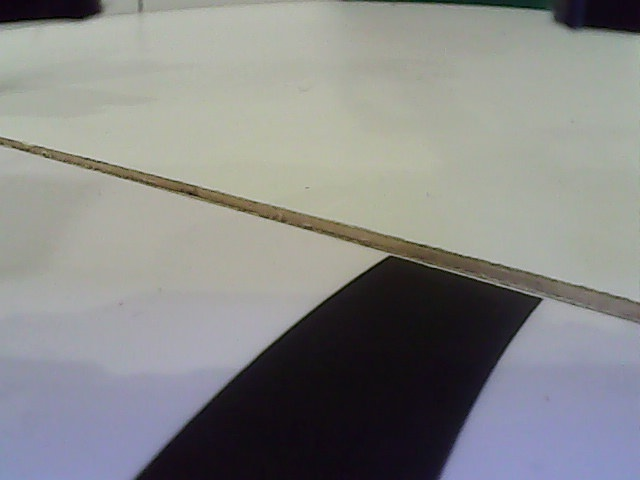
#> input picture old_bawty_sg/hsvcalibimagecurvelinegap.jpg, 640 x 480 px, given in place of the camera
$ python lt.py
#> lines starting #> are read from the running program, lines starting #| are printed output that depends on the picture; after the words box and inside, x2 and y2 are one past the last pixel; in counts of white or black regions, pixels touching at a corner belong together
### old_bawty_sg/MultiThread.py
import cv2
from threading import Thread

class WebcamStream:

    def __init__(self, stream_id = 0):
#> called with stream_id = 0
        self.stream_id = stream_id
        print(self.stream_id)
        self.vcap = cv2.VideoCapture(self.stream_id)
        self.vcap.set(cv2.CAP_PROP_FOURCC, cv2.VideoWriter_fourcc('M', 'J', 'P', 'G'))
        # assert self.vcap.isOpened()

        if self.vcap.isOpened() is False:
            print('[Exiting]: Error accessing webcam stream. (MultiThread)')
            exit(0)

        #print fps
        # fps_input_stream = int(self.vcap.get(5))
        # print('FPS of input stream:', fps_input_stream)

        #reading a single frame from vcap stream for initialisation
        self.grabbed, self.frame = self.vcap.read()
#> self.frame is the input picture: shape (480, 640, 3); mean B, G, R 135.4, 136.4, 135.6
        if self.grabbed is False:
            print('[Exiting]: No more frames to read. (MultiThread)')
            exit(0)
        #self.stopped is initialised to False
        self.stopped = True
        #thread instantiation
        self.t = Thread(target=self.update, args=())
        self.t.daemon = True #daemon threads run in the background

    def start(self):
        self.stopped = False
        self.t.start()

    def update(self):
        while True:
            if self.stopped is True:
                break
            self.grabbed, self.frame = self.vcap.read()
            if self.grabbed is False:
                print('[Exiting]: No more frames to read. (MultiThread)')
                self.stopped = True
                break
        self.vcap.release()

    def read(self):
        return self.frame

    def stop(self):
        self.stopped = True

### old_bawty_sg/lt.py
import cv2
from MultiThread import WebcamStream
import serial
import numpy as np
# import struct
# from time import sleep
import math
import enum

#* CAMERA
lt_stream = WebcamStream(stream_id = 0)
lt_stream.start()
lt_frame = lt_stream.read()
width, height_org = lt_frame.shape[1], lt_frame.shape[0]
#> width = 640; height_org = 480
print("Line track camera width:", width, "Camera height:", height_org)
#| Line track camera width: 640 Camera height: 480

# cam_x = width/2 #-1 to bias robot to the right
# cam_y = height - 1
# print(f"Line track image centred on ({cam_x}, {cam_y})")

#* SERIAL
ser = serial.Serial("/dev/serial0", 9600)

#* COLOR CALIBRATION
# l_black = 0
u_black = 102

# ~ Real values
l_green = np.array([30, 50, 60], np.uint8)
u_green = np.array([85, 255, 255], np.uint8)
#~ My house's values
# l_green = np.array([70, 90, 80], np.uint8)
# u_green = np.array([96, 255, 255], np.uint8)

#~ Real values
l_blue = np.array([96, 170, 80], np.uint8)
u_blue = np.array([106, 245, 191], np.uint8)
#~ My house's values
# l_blue = np.array([96, 170, 80], np.uint8)
# u_blue = np.array([109, 245, 191], np.uint8)

l_red1 = np.array([0, 100, 80], np.uint8) #! untuned red values
u_red1 = np.array([15, 255, 255], np.uint8)
l_red2 = np.array([170, 100, 80], np.uint8)
u_red2 = np.array([180, 255, 255], np.uint8) #! 179 or 180?

#* CONSTANTS CALIBRATION
height = height_org
#> height = 480
centre_x = int(width/2)
#> centre_x = 320

#~ Linegap
crop_h_bw = 93
crop_h_bw_gap = 110
gap_check_h = 180
horizon_crop_h = 40

#~ GS
gs_roi_h = 310 #the crop height for gs
gs_bksampleoffset = 10 #offset sample above green squares
gs_bksampleh = 40
gs_minbkpct = 0.35 #! to be tuned
gs_minarea = 4000 #min pixels

#~ RK
b_minarea = 6000

#~ PID
rpm_setpt = 40
rpm = 40
kp = 1

#* IMAGE PROCESSING
x_com = np.tile(np.linspace(-1., 1., width), (height, 1)) #reps is (outside, inside)
y_com = np.array([[i] * width for i in np.linspace(1., 0, height)])
#^ Glenda's method:
#~ Powering x component with respect to y
# x_com_scale = ((1-y_com) ** 0.3)
# x_com *= x_com_scale
#^ Kenneth's method:
#~ Powering x component
x_com[:, :int(width/2)] *= -1
x_com = x_com ** 1
x_com[:, :int(width/2)] *= -1
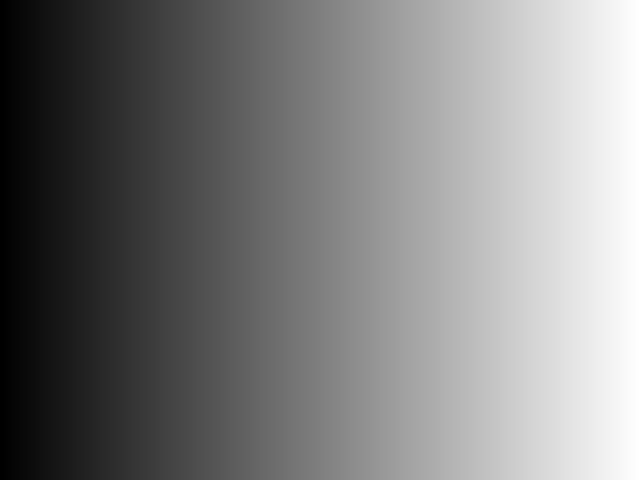
#> x_com: shape (480, 640) float64; min -1, max 1, mean 0; drawn with min black and max white
#~ Powering y component
# y_com = y_com ** 2

#~ Triangle mask
peak_triangle_gap = 0
peak_triangle_width = 60
triangle_margin = 20
mask_gap = np.zeros([height, width], dtype="uint8")
points = np.array([[triangle_margin, 0], [width-triangle_margin, 0], [int(width/2+peak_triangle_width), int(height-peak_triangle_gap)], [int(width/2-peak_triangle_width), int(height-peak_triangle_gap)]])
cv2.fillConvexPoly(mask_gap, points, 255)
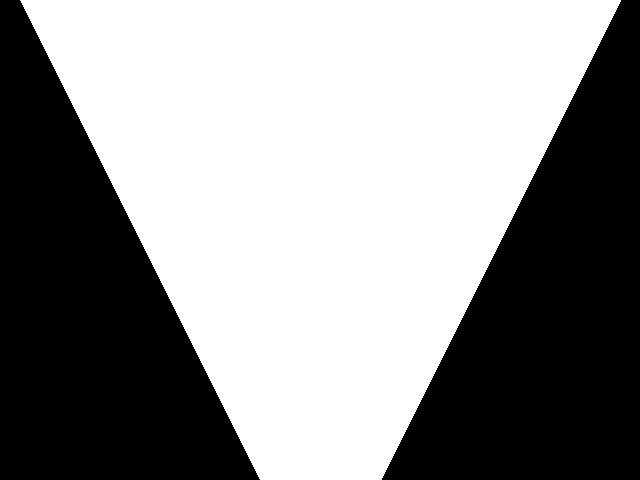
#> mask_gap: shape (480, 640); 56.5% white; 2 black regions, box (x1, y1, x2, y2) and area: (0, 0, 260, 480) 67200, (382, 0, 640, 480) 66480

gs_erode_kernel = np.ones((3, 3), np.uint8)

#* LOGIC SETUP
class Task(enum.Enum):
    EMPTY = 0
    LEFT_GREEN = 1
    RIGHT_GREEN = 2
    DOUBLE_GREEN = 3
    RED = 4
    TURN_LEFT = 5
    TURN_RIGHT = 6
    TURN_BLUE = 7
    BLUE = 8
    LINEGAP = 11

curr = Task.EMPTY
rotation = 0
see_line = 0
end_line_gap = 0

red_now = False
gs_now = False
blue_now = False

#* BEGIN LINETRACK LOOP ----------------------------------------------------------------------------------------------

while True:
    if lt_stream.stopped:
        break

    #* IMAGE SETUP

    frame_org = lt_stream.read()
    frame_org = cv2.flip(frame_org, 0)
    frame_org = cv2.flip(frame_org, 1)
    frame_gray = cv2.cvtColor(frame_org, cv2.COLOR_BGR2GRAY)
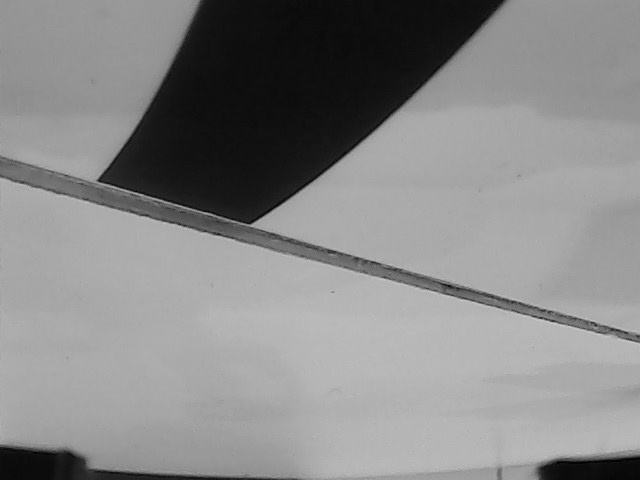
#> frame_gray: shape (480, 640); min 1, max 208, mean 136.1
    frame_hsv = cv2.cvtColor(frame_org, cv2.COLOR_BGR2HSV)
#> frame_hsv: shape (480, 640, 3); mean H, S, V 70.9, 36.2, 143.4

    mask_green = cv2.inRange(frame_hsv, l_green, u_green)
#> mask_green: shape (480, 640); 0.15% white in thin lines or dots, all inside (x1, y1, x2, y2) = (16, 128, 640, 480)
    mask_gs = mask_green.copy()
    mask_gs[:gs_roi_h, :] = 0
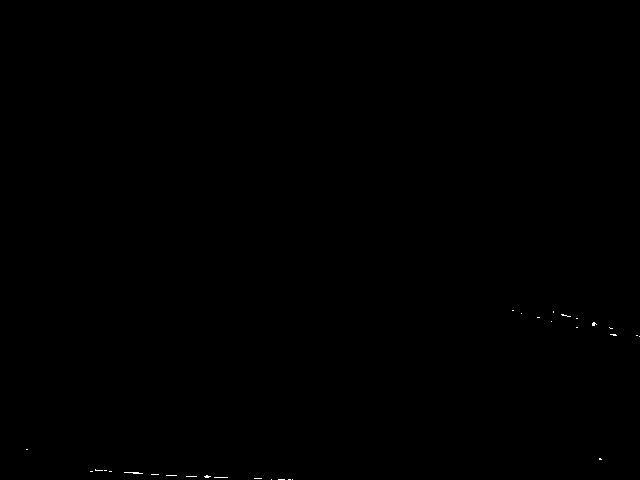
#> mask_gs: shape (480, 640); 0.06% white in thin lines or dots, all inside (x1, y1, x2, y2) = (26, 310, 640, 480)
    mask_gs = cv2.erode(mask_gs, gs_erode_kernel, iterations=1)
#> mask_gs: shape (480, 640); 0% white in thin lines or dots, all inside (x1, y1, x2, y2) = (593, 324, 594, 325)
    mask_gs = cv2.dilate(mask_gs, gs_erode_kernel, iterations=1)
#> mask_gs: shape (480, 640); 0% white in thin lines or dots, all inside (x1, y1, x2, y2) = (592, 323, 595, 326)
    gs_sum = np.sum(mask_gs)/255
#> gs_sum = 9
    # cv2.imshow("green square mask", frame_org[gs_roi_h:, :])
    # cv2.imshow("green square mask", mask_gs) #& debug green square mask
    # print("Green sum:", gs_sum) #& debug green min pixels

    mask_black_org = cv2.inRange(frame_gray, 0, u_black) - mask_green
    # cv2.imshow('black frame', black_mask) #& debug black mask
    # print(np.sum(mask_black), curr.name)

    mask_red1 = cv2.inRange(frame_hsv, l_red1, u_red1)
#> mask_red1: shape (480, 640); 0.02% white in thin lines or dots, all inside (x1, y1, x2, y2) = (213, 221, 570, 320)
    mask_red2 = cv2.inRange(frame_hsv, l_red2, u_red2)
#> mask_red2: shape (480, 640); every value is 0
    mask_red = mask_red1 + mask_red2
    red_sum = np.sum(mask_red) / 255
#> red_sum = 49
    # print("Red sum:", red_sum) #& debug red min area

    mask_blue = cv2.inRange(frame_hsv, l_blue, u_blue)
    mask_blue[:horizon_crop_h, :] = 0
    blue_sum = np.sum(mask_blue) / 255
#> blue_sum = 0
    # print("Blue sum:", blue_sum) #& debug blue min area

    #* RED LINE

    if red_sum > 60000:
        red_now = True
        curr = Task.RED
        rpm = 0
        rotation = 0
    elif red_now == True:
        red_now = False
        rpm = rpm_setpt
        rotation = 0

    #* JUST FOUND GREEN SQUARE PREVIOUSLY

    #~ Turn while still seeing green
    elif gs_now and gs_sum < 5:
        gs_now = False

    #* GREEN SQUARES

    #~ Test for sufficient green in frame
    elif not gs_now and gs_sum > gs_minarea:

        #~ Find y position of green
        green_row = np.amax(mask_gs, axis=1)
        g_indices_v = np.where(green_row==255) #v for vertical
        # gs_top = g_indices_v[0][0]
        gs_bot = g_indices_v[0][-1]
        # cv2.imshow("Green bounding box", frame_org[gs_top:, gs_left:gs_right]) #& debug green bounds

        #~ Wait for green to reach last 5 pixels
        if gs_bot > 475:

            #~ Find x positions of green
            green_col = np.amax(mask_gs, axis=0)
            g_indices_h = np.where(green_col==255) #h for horizontal
            gs_left = g_indices_h[0][0]
            gs_right = g_indices_h[0][-1]
            # print("left:", gs_left, "right:", gs_right)

            #~ Test if below or above line
            gs_bkabove = mask_black_org[gs_roi_h - gs_bksampleoffset - gs_bksampleh : gs_roi_h - gs_bksampleoffset, gs_left : gs_right]
            gs_bkpct = np.sum(gs_bkabove) / 255 / gs_bksampleh / (gs_right - gs_left)
            # print("Percentage of black above green:", gs_bkpct) #& debug green's black
            # cv2.imshow("black area above green square", gs_bkabove)
            # cv2.imshow("black area above green in orig frame", frame_org[gs_top - gs_bksampleoffset - gs_bksampleh : gs_top - gs_bksampleoffset, gs_left : gs_right])

            #~ GREEM SQUARE FOUND
            if gs_bkpct > gs_minbkpct:

                #~ Find x position of green
                gs_centre = (gs_left + gs_right) / 2

                #~ Find x position of black
                gs_bkbeside = mask_black_org[gs_roi_h:, :]
                blackM = cv2.moments(gs_bkbeside)
                cx_black = int(blackM["m10"]/blackM["m00"]) if np.sum(gs_bkbeside) else 0 #theoretically divide by zero error should never happen
                # cv2.imshow("Black beside green squares", gs_bkbeside) #& debug green type triggered
                # print("Black x-centre:", cx_black)
                # print("Green x-centre:", gs_centre)

                #~ Identify type of green square
                if cx_black > gs_left and cx_black < gs_right and gs_sum > 35000:
                    curr = Task.DOUBLE_GREEN
                    gs_now = True
                elif cx_black > gs_centre:
                    curr = Task.LEFT_GREEN
                    gs_now = True
                elif cx_black < gs_centre:
                    curr = Task.RIGHT_GREEN
                    gs_now = True
                else:
                    print("ERROR: Green found but type indetermined")

    #* RESCUE KIT

    #~ Rescue kit spotted:
    if blue_sum >= b_minarea:
        blue_now = True
        if (curr.name != "BLUE"):
            curr = Task.TURN_BLUE

        #~ Find x and y positions of rescue kit
        blueM = cv2.moments(mask_blue)
        cx_blue = int(blueM["m10"] / blueM["m00"]) if np.sum(mask_blue) else 0
        cy_blue = int(blueM["m01"] / blueM["m00"]) if np.sum(mask_blue) else 0
        finalx = cx_blue - centre_x

        #~ If the block isn't centred
        if abs(finalx) >= 60: #^ DOM: not refined yet; consider doing abs(...) >= 100
            if cx_blue < centre_x: #if rescue kit is to the left of the centre of the frame
                rotation = -45 # fixed rotation of the bot
                rpm = 20
            elif cx_blue > centre_x: #to the right
                rotation = 45
                rpm = 20

        #~ Else if the block is (relatively) centred:
        else:
            curr = Task.BLUE

    #~ No longer sees the rescue kit
    elif blue_now and blue_sum < 2000:
        blue_now = False
        rpm = rpm_setpt

    #* LINETRACK

    if not gs_now and not red_now and not blue_now:

        #~ Obstacle see line
        obstacle_line_mask = mask_black_org.copy()
        obstacle_line_mask[:height-60, :] = 0
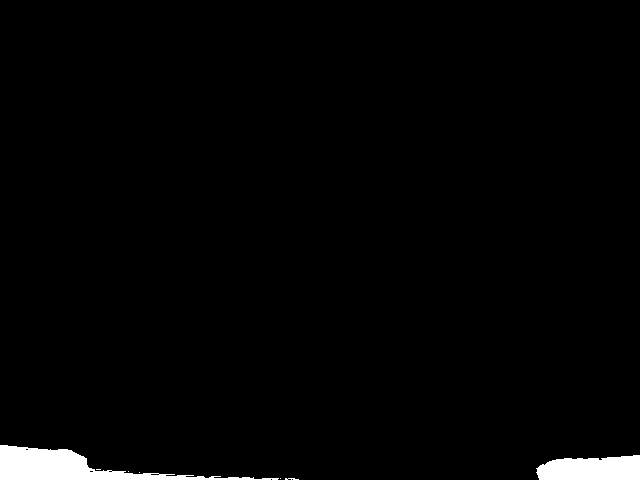
#> obstacle_line_mask: shape (480, 640); min 0, max 255, mean 4.9
        obstacle_line_pixels = np.sum(obstacle_line_mask) / 255
#> obstacle_line_pixels = 5888
        see_line = 1 if obstacle_line_pixels > 17000 else 0
#> see_line = 0
        if see_line:
            print('|'* 5, "SEE LINE", '|' * 5)
        # print("See line pixels:", obstacle_line_pixels)
        # cv2.imshow("Line after obstacle", obstacle_line_mask) #& debug obstacle line

        #~ Image processing erode-dilate
        curr = Task.EMPTY
        black_kernel = np.ones((5, 5), np.uint8)

        mask_black = mask_black_org.copy()
        mask_black = cv2.erode(mask_black, black_kernel)
        mask_black = cv2.dilate(mask_black, black_kernel)

        mask_uncropped_black = mask_black.copy()
        mask_supercrop_black = mask_black.copy()
        # mask_linegap = mask_black.copy()
        # mask_linegap[]

        mask_black[:horizon_crop_h, :] = 0
#> mask_black: shape (480, 640); min 0, max 255, mean 40.4
        mask_supercrop_black[:-gap_check_h-40, :] = 0
        mask_supercrop_black[-40:, :] = 0
#> mask_supercrop_black: shape (480, 640); 0.08% white; 6 white regions (1 under 20 px), largest, box (x1, y1, x2, y2) and area: (442, 284, 460, 292) 104, (422, 277, 435, 285) 68, (397, 269, 402, 274) 25, (404, 272, 409, 277) 25, (466, 289, 471, 294) 25
        #& debug masks
        # cv2.imshow("black mask", mask_black)
        # cv2.imshow("black uncropped mask", mask_uncropped_black)
        # cv2.imshow("super cropped mask", mask_supercrop_black)

        end_line_gap = 0

        #~ Finding the lowest black and white pixels in UNCROPPED black
        black_row = np.amax(mask_uncropped_black, axis=1)
#> black_row = 480 values, max 255 at index 0, min 0 at index 248, mean 168.4
        black_indices_v = np.where(black_row == 255)
        black_start_y = black_indices_v[0][-1] if len(black_indices_v[0]) else 0
#> black_start_y = 479
        black_row[black_start_y:] = 255
        white_indices = np.where(black_row == 0)
        white_start_y = white_indices[0][-1] if len(white_indices[0]) else 0
#> white_start_y = 444

        black_line_height = black_start_y-white_start_y
#> black_line_height = 35
        print("black start: ", black_start_y, "white: start", white_start_y)
#| black start:  479 white: start 444

        #~ Finding left and right index of black
        black_col = np.amax(mask_supercrop_black, axis=0)
#> black_col = 640 values, max 255 at index 353, min 0 at index 0, mean 20.72
        black_indices_h = np.where(black_col == 255)
        black_start_x = black_indices_h[0][0] if len(black_indices_h[0]) else 0
#> black_start_x = 353
        black_end_x = black_indices_h[0][-1] if len(black_indices_h[0]) else 0
#> black_end_x = 470
        black_line_width = black_end_x-black_start_x
#> black_line_width = 117

        # mask_black = mask_black[white_start_y:black_start_y, :] #& debug continous line
        print("x width:", black_line_width) #& debug width of line
#| x width: 117


        #~ If line gap (line ending and line width small)
        if (black_start_y < height-gap_check_h or white_start_y > height-gap_check_h) and black_line_width < 300:
                print(">" * 15 + 'LINE GAP' + '<' * 15)
                mask_black = cv2.bitwise_and(mask_gap, mask_black)
                #^ DOM: using obstacle mask for now
                curr = Task.LINEGAP
                powered_y = 1

            # [10 lines of commented-out code are left out]
        else:
            mask_black[:white_start_y, :] = 0
            curr = Task.EMPTY

            #~ Plain line track
            powered_y = (height-40)/black_line_height if black_line_height != 0 else 1
            powered_y = powered_y ** 0.5
            powered_y = min(3.3, powered_y)

        if black_start_y > 200 and white_start_y < 250 and black_line_width > 60: #TODO: offset mask
            # cv2.imshow("offset black mask", mask_black[200:250, :])
            print("-------------------------------------end line gap-------------------------------------")
            end_line_gap = 1

        #~ Vectorizing the black components
        #^ Ancillary: Powering xcom
        # x_com[:, :int(width/2)] *= -1
        # x_com = x_com ** 1
        # x_com[:, :int(width/2)] *= -1
        #^ Method 1: Powering ycom
        # powered_y = 2
        # y_com = y_com ** powered_y
        # y_black = cv2.bitwise_and(y_com, y_com, mask = mask_black)
        # x_black = cv2.bitwise_and(x_com, x_com, mask = mask_black)
        # y_resultant = np.mean(y_black)
        # x_resultant = np.mean(x_black)
        #^ Method 2: Powering the mean
        y_black = cv2.bitwise_and(y_com, y_com, mask = mask_black)
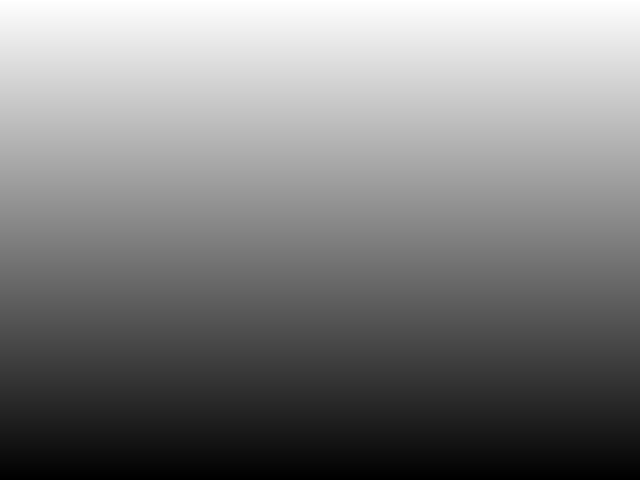
#> y_com: shape (480, 640) float64; min 0, max 1, mean 0.5
        x_black = cv2.bitwise_and(x_com, x_com, mask = mask_black)
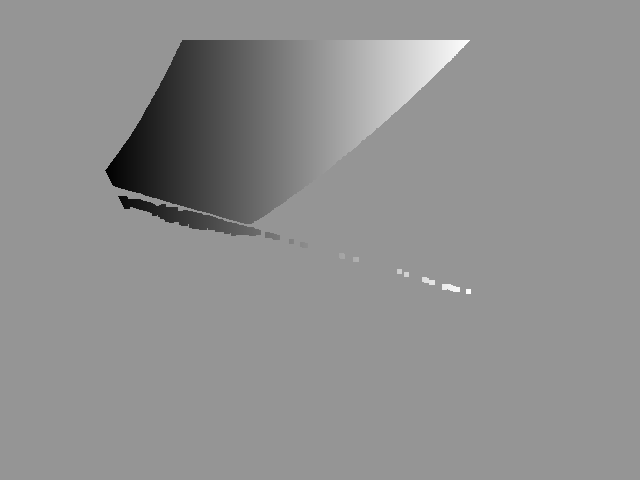
#> x_black: shape (480, 640) float64; min -0.671, max 0.471, mean -0.024; drawn with min black and max white
        y_resultant = np.mean(y_black) ** powered_y
#> y_resultant = 0.103
        x_resultant = np.mean(x_black)
#> x_resultant = -0.024
        # [7 lines of commented-out code are left out]
        angle = math.atan2(x_resultant, y_resultant) * 180/math.pi if y_resultant != 0 else 0
#> angle = -13.11
        rotation = angle * kp
#> rotation = -13.11

    # print("rotation:", rotation)

    if rotation > 90:
        rotation = 90
    elif rotation < -90:
        rotation = -90
    rotation = int(rotation) + 90
#> rotation = 77
        # print(rotation)

        # print("rpm:", rpm)
        # # print("rotation:", rotation)

    #* SEND DATA

    print("value:", curr)

    to_pico = [255, rotation, # 0 to 180, with 0 actually being -90 and 180 being 90
                254, rpm,
                253, curr.value,
                252, see_line,
                251, end_line_gap]
#> to_pico = [255, 77, 254, 40, 253, 11, 252, 0, 251, 0]

    # print(to_pico)

    ser.write(to_pico)

    key = cv2.waitKey(1)
#> (key q is pressed here)
    if key == ord('q'):
        break

lt_stream.stop()
cv2.destroyAllWindows()
